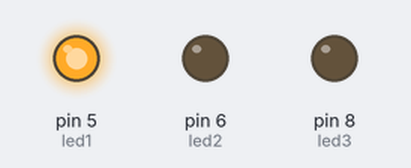
Bench run of a sketch on a simulated Arduino Uno, built with avr-gcc and run on an emulated ATmega328P. Parts: output pins drawn as LEDs (lit = HIGH).

Above: at 2.5 s.
At 6.0 s:
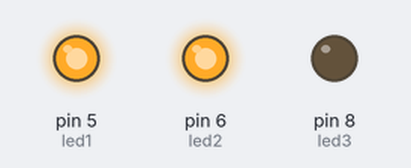
At 9.5 s:
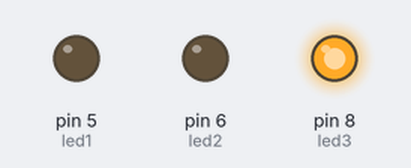
At 13.0 s:
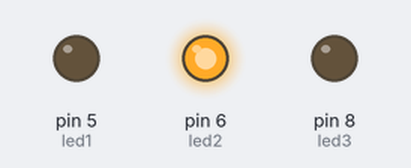
Timing chart, 0 to 18.2 s (numbered marks = the images above):
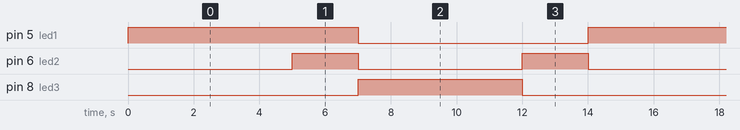

Measured:
- by itself, pin 5 (led1): alternates HIGH for 7.0 s and LOW for 7.0 s
- by itself, pin 6 (led2): alternates HIGH for 2.0 s and LOW for 5.0 s
- by itself, pin 8 (led3): alternates HIGH for 5.0 s and LOW for 9.0 s

The sketch:

lampu_bangjo.ino
```cpp
int led1=5;
int led2=6;
int led3=8;
void setup() {
pinMode(led1, OUTPUT);
pinMode(led2, OUTPUT);
pinMode(led3, OUTPUT);
}

void loop() {
  digitalWrite(led1,HIGH);
  delay(5000);
  digitalWrite(led2,HIGH);
  delay(2000);
  digitalWrite(led3,HIGH);
  digitalWrite(led1,LOW);
  digitalWrite(led2,LOW);
  delay(5000);
  digitalWrite(led2,HIGH);
  digitalWrite(led3,LOW);
  delay(2000);
  digitalWrite(led2,LOW);

}
```
